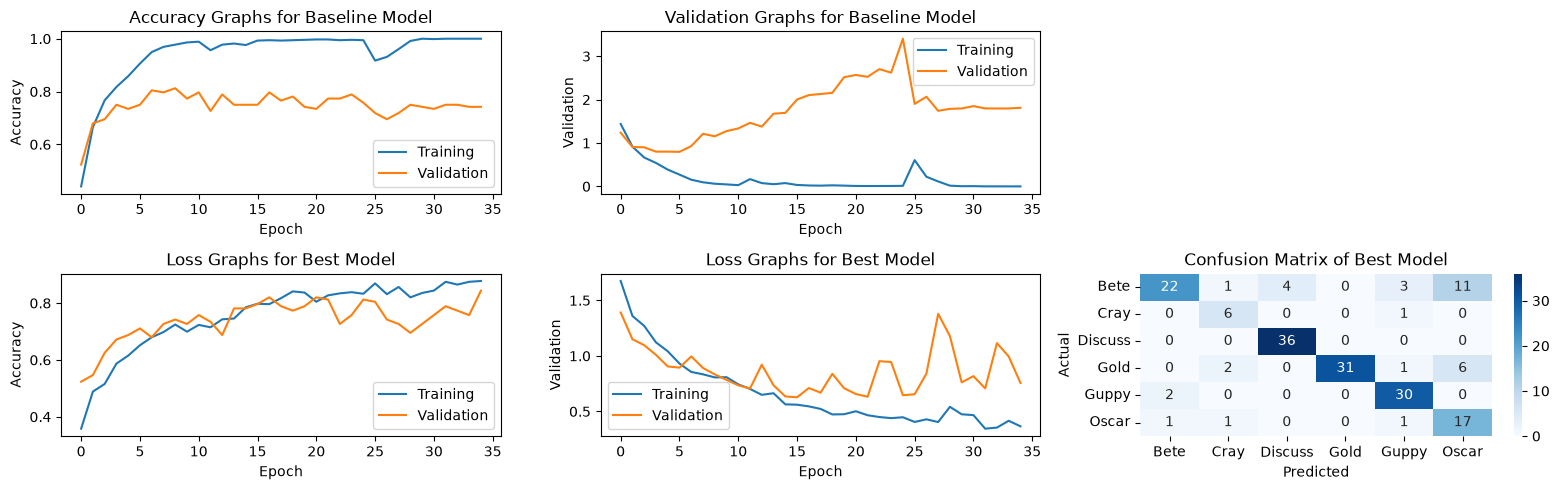
#> input picture Homework/Homework_3/grid.png, 1559 x 490 px, given in place of HW1_IMG_CS898BA.png, which was not available
$ jupyter execute --allow-errors HW1.ipynb   (text cells are left out)
#> lines starting #> are read from the running program, lines starting #| are printed output that depends on the picture; after the words box and inside, x2 and y2 are one past the last pixel; in counts of white or black regions, pixels touching at a corner belong together; pictures that were not available may be replaced by others from this repository, and a replacement may not be noted
[cell 1]
# HW 1

[cell 2]
import cv2 as cv
import numpy as np
from pathlib import Path

PART2_PATH = "Part2_Pictures"
Path(f"./{PART2_PATH}").mkdir(parents=True, exist_ok=True)
img = cv.imread(f"./{PART2_PATH}/HW1_IMG_CS898BA.png")
#> img is the input picture: shape (490, 1559, 3); mean B, G, R 246, 245.3, 244.5

print(img.shape)
#| (490, 1559, 3)
# BGR instead of RGB since we're using OpenCV

[cell 3]
# Part 2.1 of HW 1
from scipy import stats

BGR = ["Blue", "Green", "Red"]

for i in range(3):
    print(f"Stats for {BGR[i]} channel\n---------------------------------")
    channel = img[:,:,i].flatten()

    minimum = np.min(channel)
    maximum = np.max(channel)
    average = np.mean(channel)
    median = np.median(channel)
    mode = stats.mode(channel, keepdims=True)[0][0]
    skew = stats.skew(channel)
    s_range = np.ptp(channel)

    std = np.std(channel)
    var = np.var(channel)

    print(f"Minimum: {minimum}")
    print(f"Maximum: {maximum}")
    print(f"Median: {median}")
    print(f"Average: {average}")
    print(f"Mode: {mode}")
    print(f"Skew: {skew}")
    print(f"Range: {s_range}")
    print(f"Standard Deviation: {std}")
    print(f"Variance: {var}\n")
#> this loop made 3 passes
#> (average, skew, std, var) on passes 1 to 3: (246, -5.05, 39.31, 1545.2), (245.3, -4.78, 39.04, 1523.9), (244.5, -4.69, 42.83, 1834)
#> (printed output is left out)

[cell 4]
# Part 2.2 of HW 1

grayscale = cv.cvtColor(img,cv.COLOR_BGR2GRAY)
cv.imwrite(f'./{PART2_PATH}/grayscale-image.png', grayscale)

_, binary = cv.threshold(grayscale, 127, 255, cv.THRESH_BINARY)
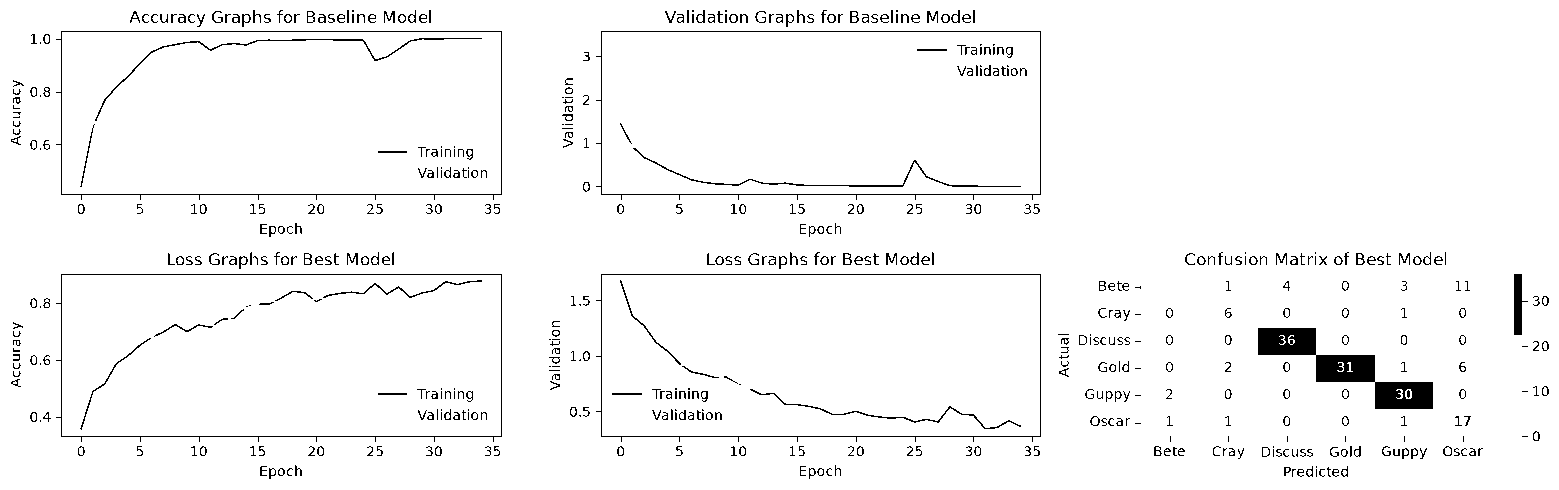
#> binary: shape (490, 1559); 96.7% white; 538 black regions (166 under 20 px), largest, box (x1, y1, x2, y2) and area: (1258, 328, 1433, 409) 4514, (596, 31, 1041, 200) 1264, (56, 31, 502, 200) 1261
cv.imwrite(f'./{PART2_PATH}/binary_image.png', binary)

hsv = cv.cvtColor(img, cv.COLOR_BGR2HSV)
#> hsv: shape (490, 1559, 3); mean H, S, V 9, 5.7, 247.5
cv.imwrite(f'./{PART2_PATH}/HSV_image.png', hsv)

cielab = cv.cvtColor(img, cv.COLOR_BGR2LAB)
#> cielab: shape (490, 1559, 3); mean of channels 0, 1, 2 245.8, 128.2, 127.6
cv.imwrite(f'./{PART2_PATH}/CIELAB_image.png', cielab)

hls = cv.cvtColor(img, cv.COLOR_BGR2HLS)
#> hls: shape (490, 1559, 3); mean of channels 0, 1, 2 9, 245.3, 19.8
cv.imwrite(f'./{PART2_PATH}/HLS_image.png', hls)
#> Out = True

[cell 5]
# Part 2.3, 2.4 of HW 1

h, s, v = cv.split(hsv)

v = cv.equalizeHist(v)
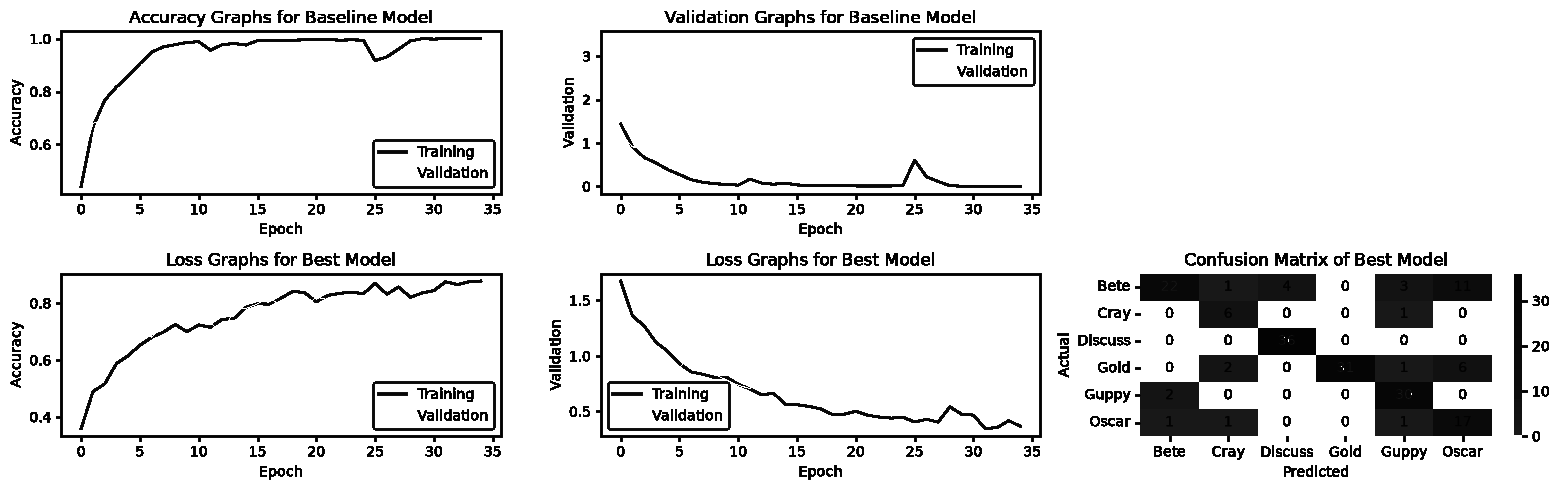
#> v: shape (490, 1559); min 0, max 255, mean 230.1
normalized = cv.merge([h,s,v])
#> normalized: shape (490, 1559, 3); mean H, S, V 9, 5.7, 230.1

normalized = cv.cvtColor(normalized, cv.COLOR_HSV2BGR)
cv.imwrite(f'./{PART2_PATH}/Normalized_hsv_image.png', normalized)
#> Out = True

[cell 6]
# Part 2.6 of HW 1
# followed https://docs.opencv.org/5.0/py_tutorials/py_imgproc/py_geometric_transformations/py_geometric_transformations.html
import random

images = [img, grayscale, binary, hsv, cielab, hls, normalized]
allImages = list(images)
#> allImages = 7 items
rows, cols, channel = img.shape
#> rows = 490; cols = 1559; channel = 3

for index, image in enumerate(images):
    # rotation
    deg = 360/(1+len(images))
    deg = 360 - deg * (index+1)

    rotate = cv.getRotationMatrix2D(((cols-1)/2.0,(rows-1)/2.0),deg,1)
    result_image = cv.warpAffine(image,rotate,(cols,rows))
    path = f"./{PART2_PATH}/affine{index + 1}.png"
    cv.imwrite(path, result_image)
    allImages.append(result_image)

    # translation
    rand = random.randint(-5000, 5000)
    translate = np.float32([[1,0,rand % 214],[0, 1, rand % 491]])
    result_image = cv.warpAffine(image,translate,(cols,rows))
    path = f"./{PART2_PATH}/affine{index + 8}.png"
    cv.imwrite(path, result_image)
    allImages.append(result_image)
#> this loop made 7 passes
#> (deg, rotate, rand, translate) on passes 1 to 5: (315, [[0.707, -0.707, 401.1], [0.707, 0.707, -479.2]], 1311, [[1, 0, 27], [0, 1, 329]]), (270, [[-1.84e-16, -1, 1023.5], [1, -1.84e-16, -534.5]], 1890, [[1, 0, 178], [0, 1, 417]]), (225, [[-0.707, -0.707, 1502.7], [0.707, -0.707, -133.4]], -4337, [[1, 0, 157], [0, 1, 82]]), (180, [[-1, 1.22e-16, 1558], [-1.22e-16, -1, 489]], -758, [[1, 0, 98], [0, 1, 224]]), (135, [[-0.707, 0.707, 1156.9], [-0.707, -0.707, 968.2]], 3376, [[1, 0, 166], [0, 1, 430]])
#> pass 1, `result_image = cv.warpAffine(image,rotate,(cols,rows))`:
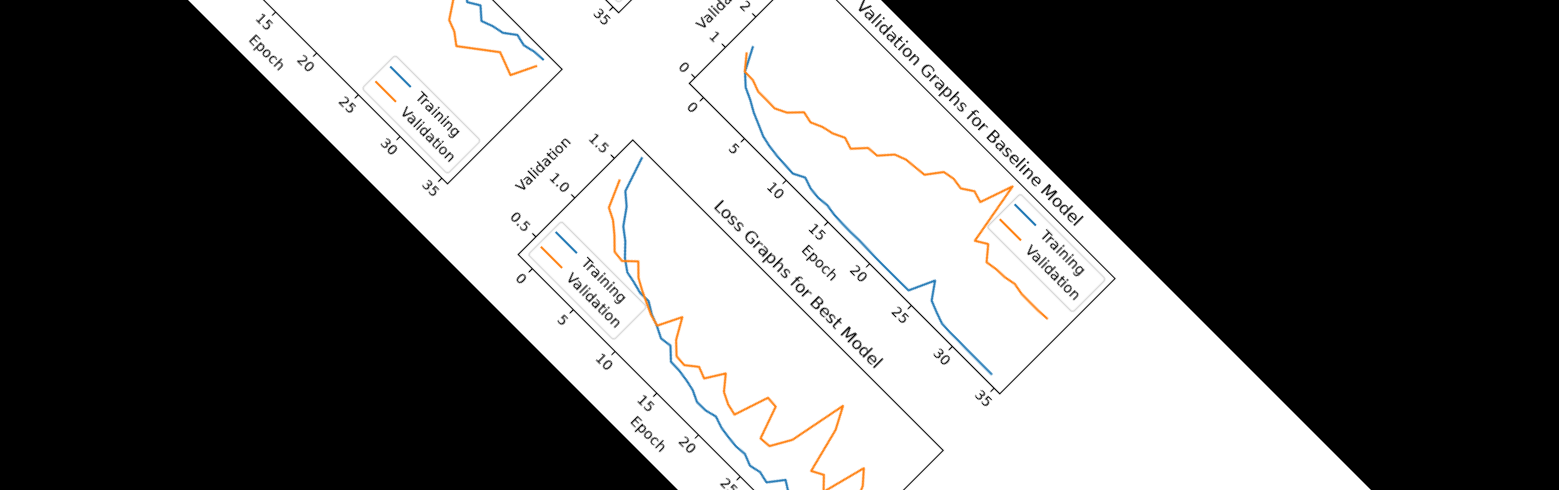
#> result_image: shape (490, 1559, 3); mean B, G, R 109.5, 109.8, 110
#> pass 1, `result_image = cv.warpAffine(image,translate,(cols,rows))`:
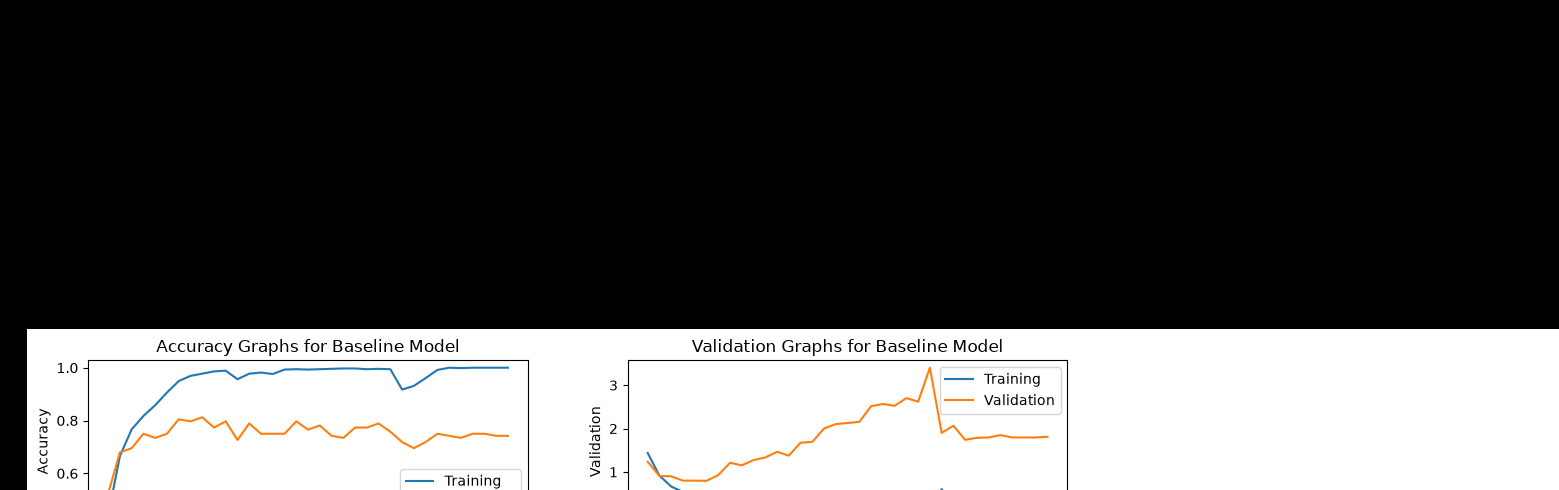
#> result_image: shape (490, 1559, 3); mean B, G, R 79.9, 80.1, 80.4
#> after the loop, allImages = 21 items

[cell 7]
len(allImages)
#> Out = 21

[cell 8]
# Part 2.8 of HW 1
from pathlib import Path

sigma_levels = [0.5, 1.0, 1.5, 2.0, 2.5, 3.0, 3.5]
Path(f"./{PART2_PATH}/blurred_images").mkdir(parents=True, exist_ok=True)


for index, image in enumerate(allImages):
    for sigma in sigma_levels:
        blurred = cv.GaussianBlur(image, (0,0), sigmaX=sigma)
        _affine = ""
        if(index > 6):
            _affine = "_affine"
        path = f"./{PART2_PATH}/blurred_images/blurred{index + 1}_sigma{sigma}{_affine}.png"
        cv.imwrite(path, blurred)
#> this loop made 21 passes
#> pass 1, `cv.imwrite(path, blurred)`:
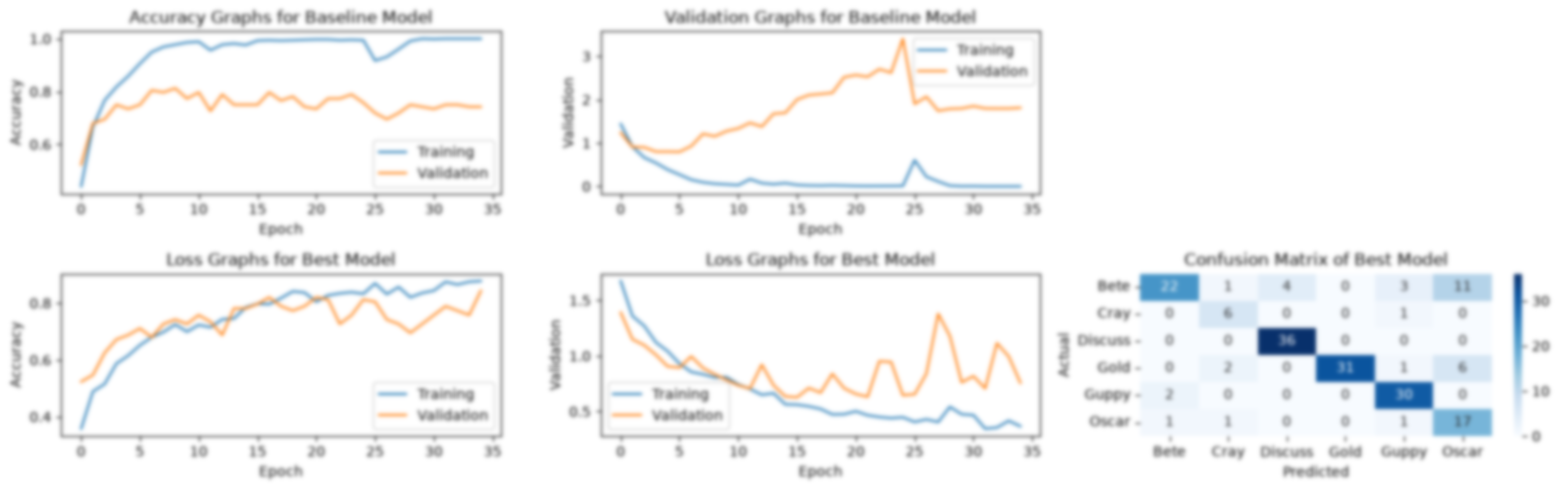
#> saved as blurred1_sigma2.0.png: shape (490, 1559, 3); mean B, G, R 246, 245.3, 244.5

[cell 9]
import os
import random

blurred_dir = f"./{PART2_PATH}/blurred_images/"
blurred_pictures = [f for f in os.listdir(blurred_dir) if f.endswith(".png")]
normal_pictures = [f for f in os.listdir(f"./{PART2_PATH}/") if f.endswith(".png")]

blurred_pictures = [f"blurred_images/{picture}" for picture in blurred_pictures]
all_pictures = blurred_pictures + normal_pictures

random.shuffle(all_pictures)
subset = all_pictures[0:42]

[cell 10]
len(subset)
#> (the rest of this cell did not finish here and is left out)

[cell 11]
PART3_PATH = "./Part3_Pictures"

prewitt_x = np.array([[-1, 0, 1], [-1, 0, 1], [-1, 0, 1]], dtype=np.float32)
prewitt_y = np.array([[-1, -1, -1], [0, 0, 0], [1, 1, 1]], dtype=np.float32)
images_to_plot = []

for file_name in subset:
    _file_name = file_name[:-4]

    if(file_name[:7] == "blurred"):
        # just getting rid of the blurred_images/ part on the file path here
        _file_name = _file_name[15:]

    img_path = os.path.join(PART2_PATH, file_name)

    image = cv.imread(img_path)
    gray_img = cv.cvtColor(image, cv.COLOR_BGR2GRAY)

    # sobel
    sobelx = cv.Sobel(gray_img, cv.CV_64F, 1, 0, ksize=3)
    sobely = cv.Sobel(gray_img, cv.CV_64F, 0, 1, ksize=3)
    sobel_mag = cv.magnitude(sobelx, sobely)
    sobel_img = cv.convertScaleAbs(sobel_mag)

    # laplacian
    lap_img = cv.Laplacian(gray_img, cv.CV_64F, ksize=3)
    lap_img = cv.convertScaleAbs(lap_img)

    # canny
    canny_img = cv.Canny(gray_img, 100, 200)

    # prewitt
    x = cv.filter2D(gray_img, cv.CV_64F, prewitt_x)
    y = cv.filter2D(gray_img, cv.CV_64F, prewitt_y)
    combined = cv.magnitude(x, y)
    prewitt_img = cv.convertScaleAbs(combined)

    cv.imwrite(f"{PART3_PATH}/{_file_name}_base.png", image)
    cv.imwrite(f"{PART3_PATH}/{_file_name}_sobel.png", sobel_img)
    cv.imwrite(f"{PART3_PATH}/{_file_name}_laplacian.png", lap_img)
    cv.imwrite(f"{PART3_PATH}/{_file_name}_canny.png", canny_img)
    cv.imwrite(f"{PART3_PATH}/{_file_name}_prewitt.png", prewitt_img)

    images_to_plot.append({
        "name": _file_name,
        "input": image,
        "sobel": sobel_img,
        "laplacian": lap_img,
        "canny": canny_img,
        "prewitt": prewitt_img
    })

[cell 12]
import random
import matplotlib.pyplot as plt
import matplotlib.gridspec as gridspec

for i, entry in enumerate(images_to_plot):
    fig = plt.figure(figsize=(14, 12))
    fig.patch.set_facecolor('#1a1a2e')

    affine = "None"
    blurred = False
    sigma = "none"

    name = entry["name"]
    if "affine" in name:
        affine = "Affine True"

    if "blurred" in name:
        sigma = name.split("sigma")[-1]

    title_text = (
        f"Sample {i+1} Pipeline Trajectory:\n"
        f"Original: {name}\n"
        f"-> BGR\n"
        f"-> {affine}\n"
        f"-> Gaussian Blur(σ:{sigma})"
    )
    fig.suptitle(title_text, color='cyan', fontsize=11, y=0.98, linespacing=1.6)

    gs = gridspec.GridSpec(3, 3, figure=fig, hspace=0.4, wspace=0.3)

    ax_sobel = fig.add_subplot(gs[0, 1])
    ax_sobel.imshow(entry["sobel"], cmap="gray")
    ax_sobel.set_title("Sobel Edge", color="white", fontsize=10)
    ax_sobel.axis("off")

    ax_lap = fig.add_subplot(gs[1, 0])
    ax_lap.imshow(entry["laplacian"], cmap="gray")
    ax_lap.set_title("Laplacian Edge", color="white", fontsize=10)
    ax_lap.axis("off")

    ax_input = fig.add_subplot(gs[1, 1])
    ax_input.imshow(cv.cvtColor(entry["input"], cv.COLOR_BGR2RGB))
    ax_input.set_title("Input Image", color="white", fontsize=10)
    ax_input.axis("off")

    ax_canny = fig.add_subplot(gs[1, 2])
    ax_canny.imshow(entry["canny"], cmap="gray")
    ax_canny.set_title("Canny Edge", color="white", fontsize=10)
    ax_canny.axis("off")

    ax_prew = fig.add_subplot(gs[2, 1])
    ax_prew.imshow(entry["prewitt"], cmap="gray")
    ax_prew.set_title("Prewitt Edge", color="white", fontsize=10)
    ax_prew.axis("off")

    plt.savefig(
        f"{PART3_PATH}/{entry['name']}_plot.png",
        dpi=150,
        bbox_inches="tight",
        facecolor=fig.get_facecolor()
    )

    plt.close()
